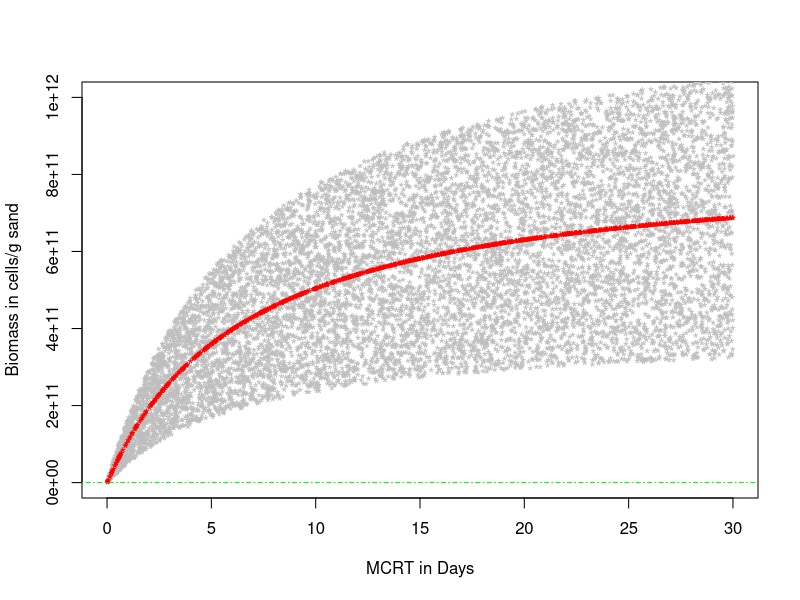

Recreate this plot in R.
### Ammonia Oxidation Calculation, Based on Mussman et al 2010 ##
#
# Version 3: 8-24-15, added wet weight biofilter sand conversion factor based on 
# 9-25-13 Wet:Dry Weight Experiment
#
omega_x <- 5 #Mean Cell Residence Time in days
#
omega <- 0.006611 #Hydraulic Retention time in Days
#
#Yao <- 0.34 #kg VSS/kg NH4+-N; assumes 20% loss of NH4 due to Heterotrophic assimilation; Mußman et al 2011
Yao <- 0.0525 #g organic carbon/g NH4+-N; Timmons and Ebeling, 2013
#
#
bao <-  0.15 #engodenous respiration rate constant per day****
# defined as oxygen consumption rate in the absence of substrate
#nearly indepdendent of substrate concentration
#governed by the growth and decay of heterotrophs and nitrifiers
#measured by BOD
DeltaAmmonia <- 5.7 # Delta Ammonia Across component in mg/L
cell.volume <- (4/3)*pi*(0.96/2)^3 
#0.96 um diameter from nichols & prosser paper for single C. Nitrosocosmicus (close relative based on amoA)

#cell volume in cubic micrometers
cell.mass <- 310*cell.volume*(10^-12)
#used Mussman et al conversion of 310 fg*C/um^3; 10^-12 term converts fg to mg
#
biomass <- (omega_x/omega)*(Yao/(1+bao*omega_x))*DeltaAmmonia #Mussman modified Rittman equation
#convert mL water to g using density of 1g/mL
biomass.y <- biomass/cell.mass*0.4 #portion of wet sand mass due to water is 0.4g per gram wet weight sand
#2 zeros removed from y lims; changed xlims to a day
plot(x=omega_x, y=biomass.y,xlim=c(0,30),ylim=c(0,1e12), col="red",xlab="MCRT in Days",  ylab="Biomass in cells/g sand")
for(i in 1:10000){
  x<-runif(1, 0.01, 30)
  DeltaAmmonia.V<-runif(1,2.67,8.73)
  y<-(x/omega)*(Yao/(1+bao*x))*DeltaAmmonia.V
  y<-y/cell.mass*0.4
  points(x=x,y=y,pch=42,col="Grey")
    }
for(i in 1:1000){
  x<-runif(1, 0.01, 30)
  y<-(x/omega)*(Yao/(1+bao*x))*DeltaAmmonia
  y<-y/cell.mass*0.4
  points(x=x,y=y,pch=42,col="Red")
    }
##############################################################
# Approximate Ammmonia Oxidizer Biomass Values based on qPCR #
##############################################################
#
#
#Add lines with mean copy number by depth, combining bacteria into one taxa
#Colors correspond to depth
#Line types correspond to Archaea (dot dash) lty=4 vs Bacteria (solid) lty=1
#
#
abline(h=214132193, lty=4, col="Green")#Bottom Archaea mean CN
#
#Sum of surface archaea and AOB amoA 111849985
#Add in percent of Nitrospira based on 16S rRNA community composition data
#Total ammonia oxidizier biomass



